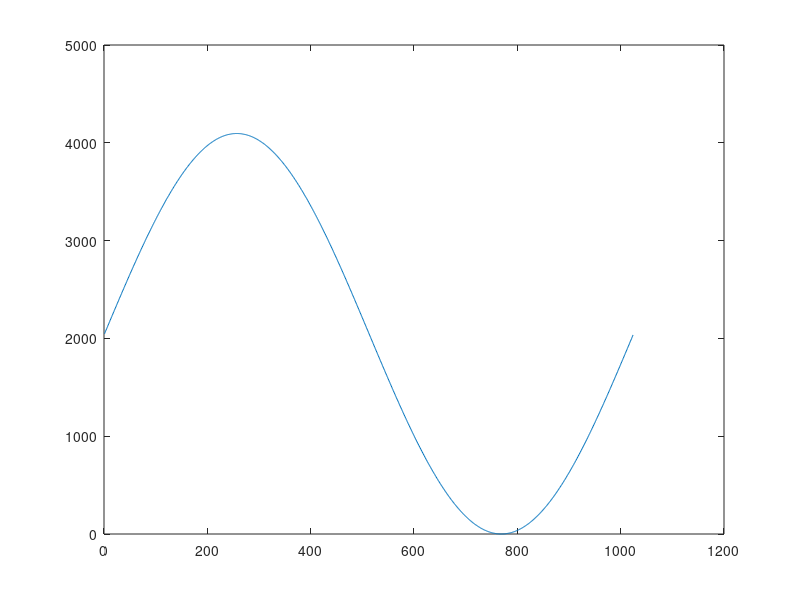

MATLAB code for this plot: (Note: this script raises an error after producing the figure.)
clear
clc
unit = ((2*pi)/1024);
y = 0:unit:(2*pi)-unit;
t = sin(y);
t = ((t+max(t))/(2*max(t)))*hex2dec('FFF');
numel(t)
t = int16(t);
plot(t);
M = vec2mat(t, 16)
numel(M)
F = string(M);
F(:, :, 1) = F(:, :, 1)+','+' ';
H = char(F);
dlmwrite('values_1024.txt', H,'delimiter','');